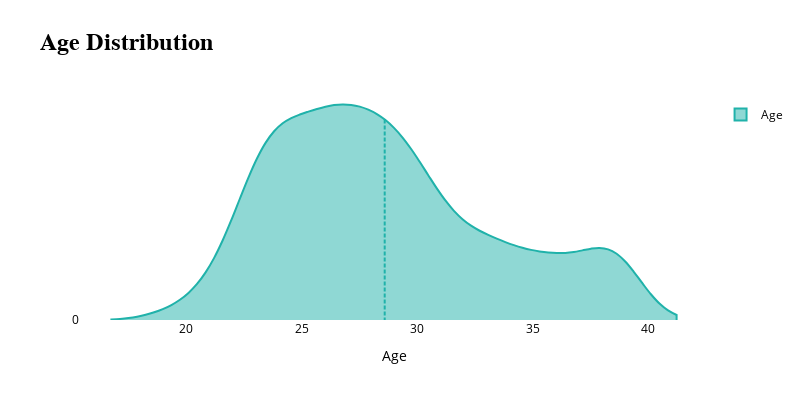

The code cell stored with this chart in its notebook:
### Markdown cell above
We will only try to plot the distribution for each feature that has a categorical data type

### Code cell
fig = go.Figure()
fig.add_trace(go.Violin(x=df.Usia, line_color='lightseagreen', name='Age', y0=0))


fig.update_traces(orientation='h', side='positive', meanline_visible=True)
fig.update_layout(xaxis_showgrid=False, xaxis_zeroline=False)

fig.update_layout(title='<b>Age Distribution<b>',
                  xaxis_title='Age',
                  titlefont={'size': 24,'family': 'Serif'},
                  width=800,
                  height=400,
                  template="plotly_dark",
                  showlegend=True,
                  paper_bgcolor="white",
                  plot_bgcolor='white', 
                   font=dict(
                      color ='black',
                      )
                  )
fig.show()

### Figure 1 — Plotly figure (JSON) as saved in the notebook; plotly's stock layout.template omitted (floating-point values rounded to 4 significant figures; data arrays with more than 128 entries replaced by an {"elided": "..."} marker saying what was removed)
{"data": [{"line": {"color": "lightseagreen"}, "meanline": {"visible": true}, "name": "Age", "orientation": "h", "side": "positive", "type": "violin", "x": {"elided": "1339 int values"}, "y0": 0}], "layout": {"font": {"color": "black"}, "height": 400, "paper_bgcolor": "white", "plot_bgcolor": "white", "showlegend": true, "title": {"font": {"family": "Serif", "size": 24}, "text": "<b>Age Distribution<b>"}, "width": 800, "xaxis": {"showgrid": false, "title": {"text": "Age"}, "zeroline": false}}}
